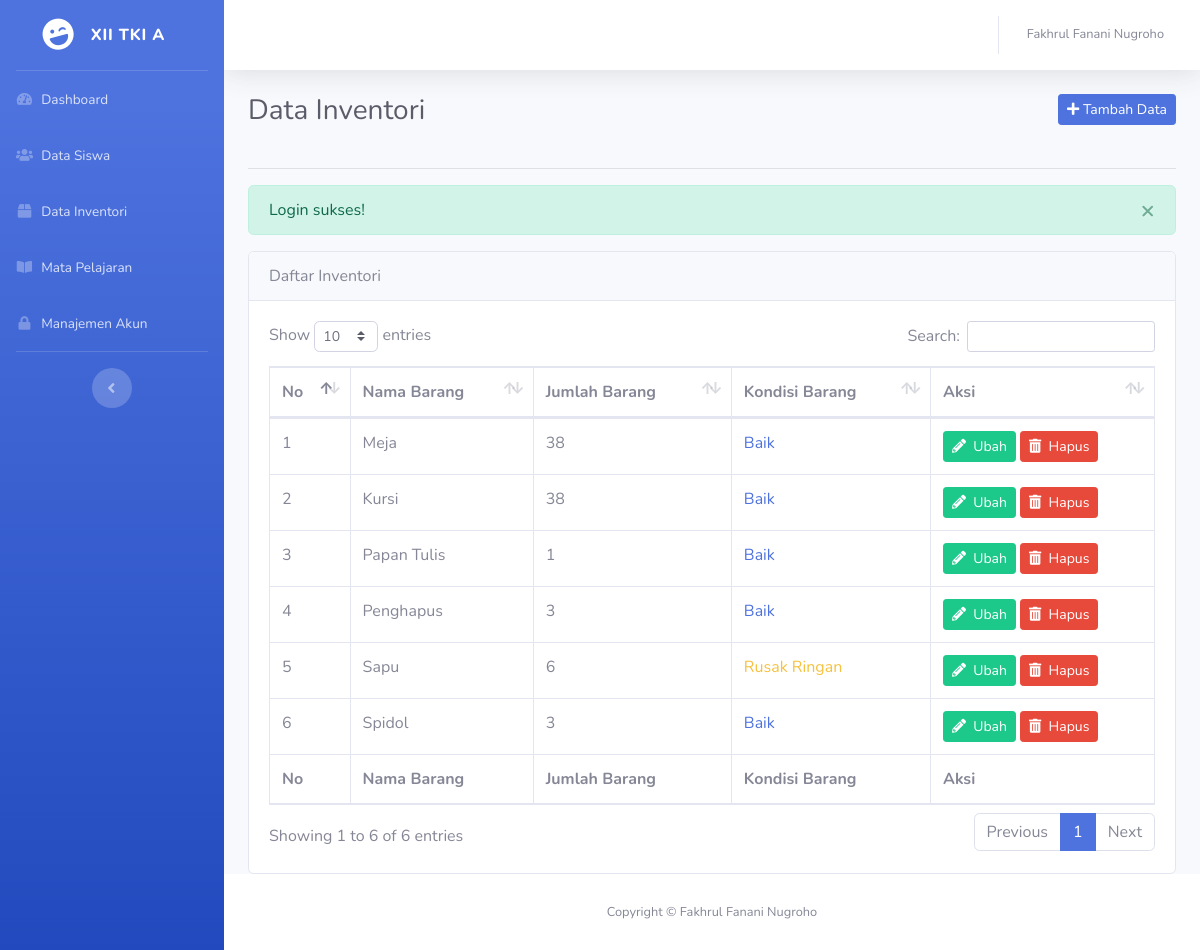
Screenshot of /inventori/index.php (signed in) with the database file from the repository.
### tables this page shows
CREATE TABLE `tbl_kelas` (
  `id` int(11) NOT NULL,
  `kelas` varchar(20) DEFAULT NULL,
  `wali_kelas` varchar(40) DEFAULT NULL,
  `sekolah` varchar(50) DEFAULT NULL,
  `alamat_sekolah` varchar(255) DEFAULT NULL,
  `tahun_ajaran` varchar(15) DEFAULT NULL,
  `semester` varchar(10) DEFAULT NULL
);

CREATE TABLE `tbl_inventori` (
  `id` int(11) NOT NULL,
  `nama` varchar(100) DEFAULT NULL,
  `jumlah` int(11) DEFAULT NULL,
  `kondisi` varchar(20) DEFAULT NULL
);

### inventori/index.php (the view, shortened to what this page needs)
<?php
require_once '../koneksi.php';
require_once '../functions.php';
$no = 1;
$query = mysqli_query($koneksi, "SELECT * FROM tbl_inventori");
?>
<!DOCTYPE html>
<html lang="en">
<head>
  <link href="../_template/vendor/fontawesome-free/css/all.min.css" rel="stylesheet" type="text/css">
  <link href="../_template/css/sb-admin-2.min.css" rel="stylesheet">
  <link href="../_template/vendor/datatables/dataTables.bootstrap4.min.css" rel="stylesheet">
</head>
<body id="page-top">
	<div id="wrapper">
	<?php require_once '../_sidebar.php'; ?>
		<div id="content-wrapper" class="d-flex flex-column">
			<div id="content">
				<nav class="navbar navbar-expand navbar-light bg-white topbar mb-4 static-top shadow">
					<?php require_once '../_topnav.php'; ?>
				</nav>
				<div class="container-fluid">
					<div class="clearfix">
						<h1 class="h3 mb-4 text-gray-800 float-left">Data Inventori</h1>
						<a href="tambah.php" class="btn btn-primary btn-sm float-right"><i class="fas fa-plus"></i> Tambah Data</a>
					</div>
					<hr>
					<?php if (check_flash_message('sukses')): ?>
	                    <div class="alert alert-success alert-dismissible fade show" role="alert">
	                      <button type="button" class="close" data-dismiss="alert" aria-label="Close">
	                        <span aria-hidden="true">&times;</span>
	                      </button>
	                    </div>
	                  <?php endif ?>
					<div class="card">
						<div class="card-header">Daftar Inventori</div>
						<div class="card-body">
							<div class="table-responsive">
								<table class="table table-bordered" id="dataTable" width="100%" cellspacing="0">
									<thead>
										<tr>
											<th>No</th>
											<th>Nama Barang</th>
											<th>Jumlah Barang</th>
											<th>Kondisi Barang</th>
											<th>Aksi</th>
										</tr>
									</thead>
									<tfoot>
										<tr>
											<th>No</th>
											<th>Nama Barang</th>
											<th>Jumlah Barang</th>
											<th>Kondisi Barang</th>
											<th>Aksi</th>
										</tr>
									</tfoot>
									<tbody>
										<?php while($inventori = mysqli_fetch_assoc($query)) : ?>
											<tr>
												<td><?php echo $no++ ?></td>
												<td><?php echo $inventori['nama'] ?></td>
												<td><?php echo $inventori['jumlah'] ?></td>
												<td>
													<?php
														if ($inventori['kondisi'] == 'Baik') {
															?>
																<span class="text-primary">Baik</span>
															<?php
														} elseif ($inventori['kondisi'] == 'Rusak Ringan'){
															?>
																<span class="text-warning">Rusak Ringan</span>
															<?php
														} elseif ($inventori['kondisi'] == 'Rusak Parah'){
															?>
																<span class="text-danger">Rusak Parah</span>
															<?php
														}
													?>
												</td>
												<td>
													<a href="ubah.php?id=<?php echo $inventori['id'] ?>" class="btn btn-sm btn-success"><i class="fas fa-pencil-alt"></i>&nbsp;&nbsp;Ubah</a>
													<a href="hapus.php?id=<?php echo $inventori['id'] ?>" class="btn btn-sm btn-danger" onclick="return confirm('apakah anda yakin?')"><i class="fas fa-trash-alt"></i>&nbsp;&nbsp;Hapus</a>
												</td>
											</tr>
										<?php endwhile; ?>
									</tbody>
								</table>
							</div>
						</div>
					</div>
				</div>
			</div>
			<footer class="sticky-footer bg-white">
				<div class="container my-auto">
					<div class="copyright text-center my-auto">
						<span>Copyright &copy; Fakhrul Fanani Nugroho</span>
					</div>
				</div>
			</footer>
		</div>
	</div>
</body>
</html>

### _sidebar.php (shortened to what this page needs)
<?php
require_once 'koneksi.php';
require_once 'functions.php';
$query1 = mysqli_query($koneksi, "SELECT kelas FROM tbl_kelas WHERE id = 1");
$kelas1 = mysqli_fetch_assoc($query1);
?>
    <ul class="navbar-nav bg-gradient-primary sidebar sidebar-dark accordion" id="accordionSidebar">
      <a class="sidebar-brand d-flex align-items-center justify-content-center" href="<?php echo base_url('dashboard.php') ?>">
        <div class="sidebar-brand-icon rotate-n-15">
          <i class="fas fa-laugh-wink"></i>
        </div>
        <div class="sidebar-brand-text mx-3"><?php echo $kelas1['kelas']; ?></div>
      </a>
      <hr class="sidebar-divider my-0">
      <li class="nav-item">
        <a class="nav-link" href="<?= base_url('dashboard.php') ?>">
          <i class="fas fa-fw fa-tachometer-alt"></i>
          <span>Dashboard</span></a>
      </li>
      <li class="nav-item">
      	<a href="<?= base_url('siswa/index.php') ?>" class="nav-link">
      		<i class="fas fa-fw fa-users"></i>
      		<span>Data Siswa</span>
      	</a>
      </li>
      <li class="nav-item">
        <a href="<?= base_url('inventori/index.php') ?>" class="nav-link">
          <i class="fas fa-fw fa-box"></i>
          <span>Data Inventori</span>
        </a>
      </li>
      <li class="nav-item">
        <a href="<?= base_url('mapel/index.php') ?>" class="nav-link">
          <i class="fas fa-fw fa-book-open"></i>
          <span>Mata Pelajaran</span>
        </a>
      </li>
      <li class="nav-item">
        <a href="<?= base_url('akun/index.php') ?>" class="nav-link">
          <i class="fas fa-fw fa-lock"></i>
          <span>Manajemen Akun</span>
        </a>
      </li>
      <hr class="sidebar-divider d-none d-md-block">
      <div class="text-center d-none d-md-inline">
        <button class="rounded-circle border-0" id="sidebarToggle"></button>
      </div>
    </ul>

### _topnav.php (shortened to what this page needs)
<ul class="navbar-nav ml-auto">
						<li class="nav-item dropdown no-arrow">
							<a class="nav-link dropdown-toggle" href="#" id="userDropdown" role="button" data-toggle="dropdown" aria-haspopup="true" aria-expanded="false">
								<span class="mr-2 d-none d-lg-inline text-gray-600 small"><?php echo $_SESSION['auth']['nama'] ?></span>
							</a>
						</li>
					</ul>

### functions.php (shortened to what this page needs)
<?php
function base_url($path = null){
	$base_url = "http://localhost/sistem_pengelolaan_kelas/";
	if($path == null){
		return $base_url;
	} else {
		$base_url = $base_url . $path;
		return $base_url;
	}
}
function check_flash_message($tipe){
	if(isset($_SESSION['flash_message'])){
		if($_SESSION['flash_message']['tipe'] == $tipe) return TRUE;
		else return false;
	} else return false;
}
function get_flash_message(){
	echo $_SESSION['flash_message']['pesan'];
}
?>

### rows the page displays
tbl_kelas: kelas "XII TKI A"
tbl_inventori: nama "Meja", jumlah "38", kondisi "Baik"
tbl_inventori: nama "Kursi", jumlah "38", kondisi "Baik"
tbl_inventori: nama "Papan Tulis", jumlah "1", kondisi "Baik"
tbl_inventori: nama "Penghapus", jumlah "3", kondisi "Baik"
tbl_inventori: nama "Sapu", jumlah "6", kondisi "Rusak Ringan"
tbl_inventori: nama "Spidol", jumlah "3", kondisi "Baik"

### other values shown
$_SESSION['auth']['nama'] "Fakhrul Fanani Nugroho"
$_SESSION['flash_message']['pesan'] "Login sukses!"
